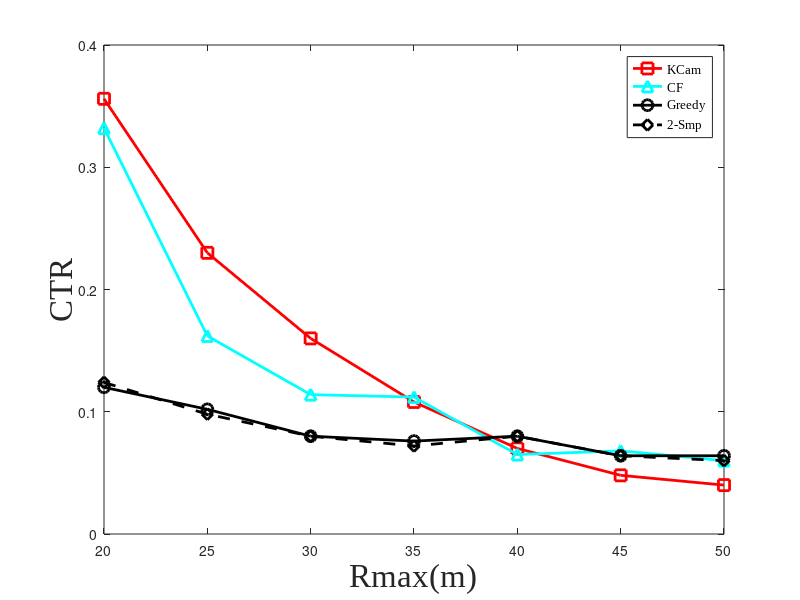
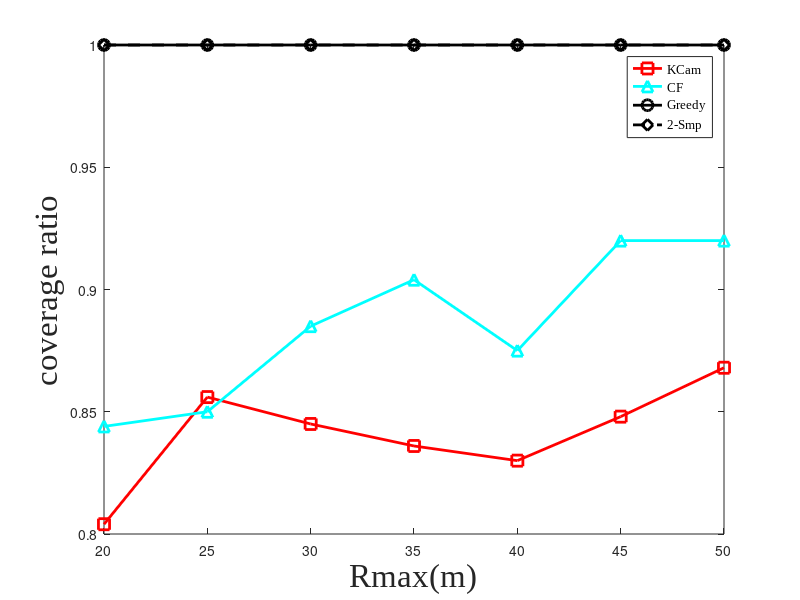
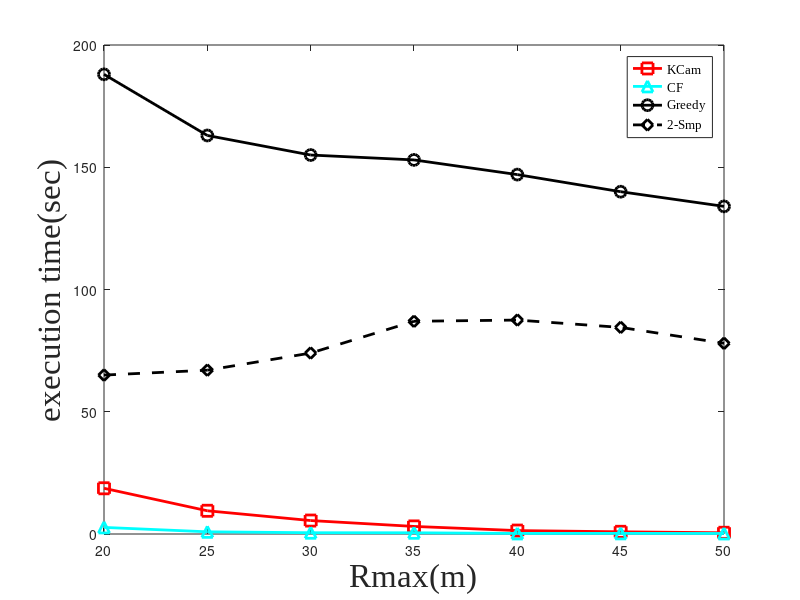

Reproduce these figures in MATLAB, in order.
%metrics vs Rmax
%case of 4 line clusters
% 50 targets
% 5 scenarios
close all;
R = [20 25 30 35 40 45 50];

camNum_algo1 = [17.8, 11.5, 8, 5.4, 3.5, 2.4, 2];
algo1_CTR = camNum_algo1./50; 
camNum_algo2 = [16.6, 8.1, 5.7, 5.6, 3.25, 3.4, 3];
algo2_CTR = camNum_algo2./50;
camNum_greedy = [6, 5.1, 4, 3.8, 4, 3.2, 3.2];
algo3_CTR = camNum_greedy./50;
camNum_dual = [6.2, 4.9, 4, 3.6, 4, 3.2, 3];
algo4_CTR = camNum_dual./50

algo1_exec_time = [18.7, 9.5, 5.5, 3.1, 1.4, 0.9, 0.5]
algo2_exec_time = [2.7, 0.9, 0.52, 0.5, 0.23, 0.26, 0.22];
algo3_exec_time = [188, 163, 155, 153, 147, 140, 134];
algo4_exec_time = [65, 67, 74, 87, 87.5, 84.5, 78];

coverage_algo1 = [(50 - 9.8)/50, (50-7.2)/50, (50-7.75)/50, (50-8.2)/50, (50-8.5)/50, (50-7.6)/50, (50-6.6)/50];
coverage_algo2 = [(50 - 7.8)/50, (50-7.5)/50, (50-5.75)/50, (50-4.8)/50, (50-6.25)/50, (50-4)/50, (50-4)/50];
coverage_greedy = [1, 1, 1, 1, 1, 1, 1];
coverage_dual = [1, 1, 1, 1, 1, 1, 1];


figure;
plot(R, algo1_CTR, '-rs', 'LineWidth',2,'MarkerSize',8); hold on;
plot(R, algo2_CTR, '-c^', 'LineWidth',2,'MarkerSize',8); hold on;
plot(R, algo3_CTR, '-ko', 'LineWidth',2,'MarkerSize',8); hold on;
plot(R, algo4_CTR, '--kd', 'LineWidth',2,'MarkerSize',8); 
legend('KCam', 'CF', 'Greedy', '2-Smp','FontName','Times New Roman');
xlabel('Rmax(m)', 'FontSize', 24,'FontName','Times New Roman');
ylabel('CTR', 'FontSize', 24,'FontName','Times New Roman');

figure;
plot(R, coverage_algo1, '-rs', 'LineWidth',2,'MarkerSize',8); hold on;
plot(R, coverage_algo2, '-c^', 'LineWidth',2,'MarkerSize',8); hold on;
plot(R, coverage_greedy, '-ko', 'LineWidth',2,'MarkerSize',8); hold on;
plot(R, coverage_dual, '--kd', 'LineWidth',2,'MarkerSize',8); 
legend('KCam', 'CF', 'Greedy','2-Smp','FontName','Times New Roman');
xlabel('Rmax(m)', 'FontSize', 24,'FontName','Times New Roman');
ylabel('coverage ratio', 'FontSize', 24,'FontName','Times New Roman');

figure;
plot(R, algo1_exec_time, '-rs', 'LineWidth',2,'MarkerSize',8); hold on;
plot(R, algo2_exec_time, '-c^', 'LineWidth',2,'MarkerSize',8); hold on;
plot(R, algo3_exec_time, '-ko', 'LineWidth',2,'MarkerSize',8); hold on;
plot(R, algo4_exec_time, '--kd', 'LineWidth',2,'MarkerSize',8); 
legend('KCam', 'CF', 'Greedy', '2-Smp','FontName','Times New Roman');
xlabel('Rmax(m)','FontSize', 24,'FontName','Times New Roman');
ylabel('execution time(sec)', 'FontSize', 24,'FontName','Times New Roman');